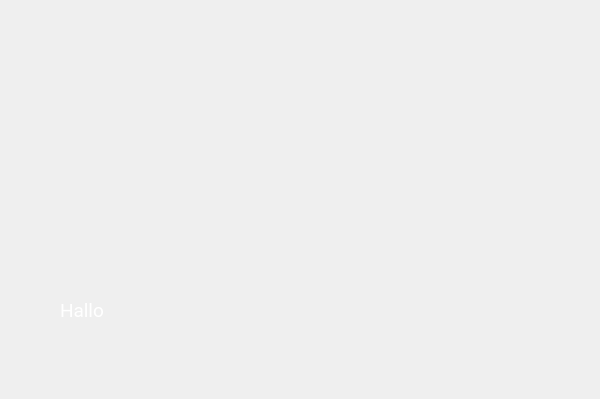
<?xml version="1.0" encoding="UTF-8"?>
<ui version="4.0">
 <class>mainwindow</class>
 <widget class="QWidget" name="mainwindow">
  <property name="geometry">
   <rect>
    <x>0</x>
    <y>0</y>
    <width>600</width>
    <height>399</height>
   </rect>
  </property>
  <property name="minimumSize">
   <size>
    <width>600</width>
    <height>399</height>
   </size>
  </property>
  <property name="maximumSize">
   <size>
    <width>600</width>
    <height>399</height>
   </size>
  </property>
  <property name="font">
   <font>
    <kerning>false</kerning>
   </font>
  </property>
  <property name="windowTitle">
   <string>endslateai</string>
  </property>
  <widget class="QLabel" name="background">
   <property name="geometry">
    <rect>
     <x>0</x>
     <y>0</y>
     <width>601</width>
     <height>401</height>
    </rect>
   </property>
   <property name="text">
    <string/>
   </property>
   <property name="pixmap">
    <pixmap resource="ressources_for_QT.qrc">:/Main/Resourcefiles/Startupflaeche.png</pixmap>
   </property>
  </widget>
  <widget class="QLabel" name="console">
   <property name="geometry">
    <rect>
     <x>60</x>
     <y>270</y>
     <width>481</width>
     <height>81</height>
    </rect>
   </property>
   <property name="font">
    <font>
     <family>Roboto</family>
     <pointsize>14</pointsize>
     <weight>50</weight>
     <italic>false</italic>
     <bold>false</bold>
     <kerning>true</kerning>
    </font>
   </property>
   <property name="styleSheet">
    <string notr="true">color:rgb(255, 255, 255)</string>
   </property>
   <property name="text">
    <string>Hallo</string>
   </property>
   <property name="textFormat">
    <enum>Qt::AutoText</enum>
   </property>
  </widget>
 </widget>
 <resources>
  <include location="ressources_for_QT.qrc"/>
 </resources>
 <connections/>
</ui>
